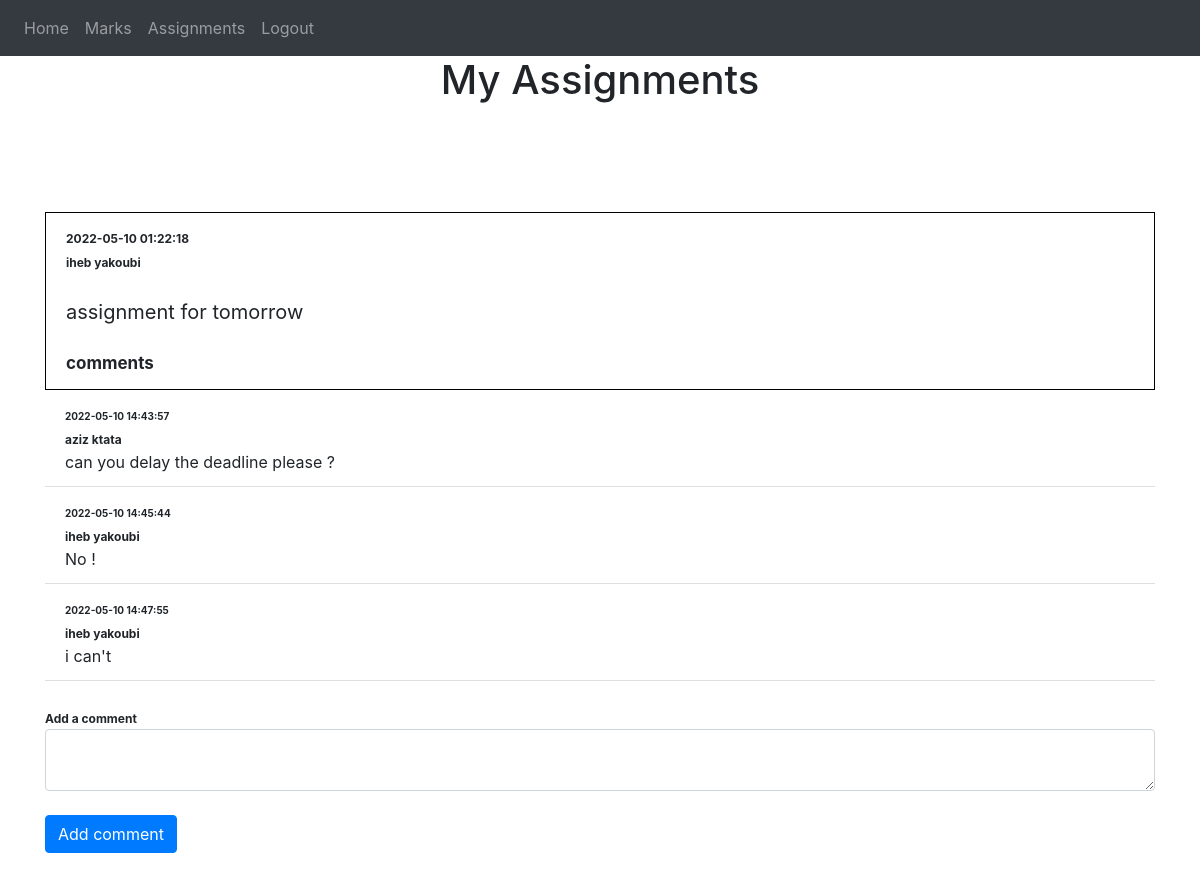
/todoStudent (signed in), run on an earlier commit of the app's database.
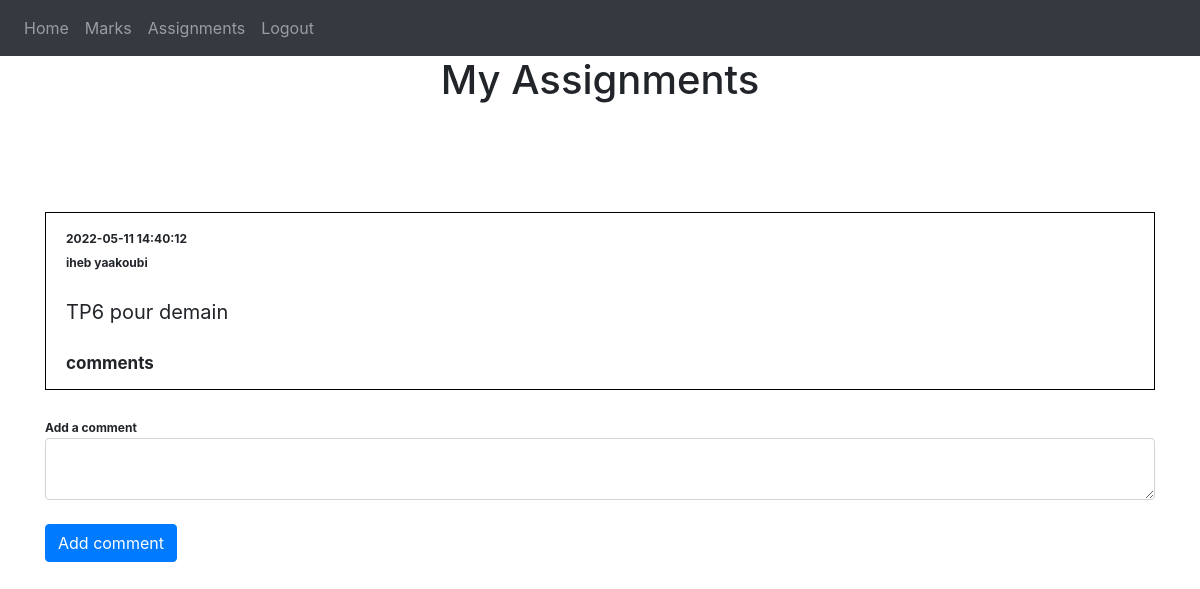
And on a later commit of the database.
### website/models.py (models this page shows)
class Todo(db.Model):
    id = db.Column(db.Integer, primary_key=True)
    data = db.Column(db.String(10000))
    date = db.Column(db.DateTime(timezone=True), default=func.now())
    username = db.Column(db.String(300))
    comments = db.relationship('CommentTodo')
    matiere = db.Column(db.String(300))
    user_id = db.Column(db.Integer, db.ForeignKey('user.id'))

class CommentTodo(db.Model):
    id = db.Column(db.Integer, primary_key=True)
    data = db.Column(db.String(10000))
    date = db.Column(db.DateTime(timezone=True), default=func.now())
    username = db.Column(db.String(300))
    todo_id = db.Column(db.Integer, db.ForeignKey('todo.id'))

### website/views.py (the view)
@views.route('/todoStudent', methods=['GET'])
@login_required
def todoStudent():
    return render_template("todoStudent.html", user=current_user)

### website/__init__.py (called while the page is built)
def create_app():
    app = Flask(__name__)
    app.config['SECRET_KEY'] = 'sesamesecretappkey'
    app.config['SQLALCHEMY_DATABASE_URI'] = f'sqlite:///{DB_NAME}'
    db.init_app(app)
    from .views import views
    from .auth import auth
    app.register_blueprint(views, url_prefix='/')
    app.register_blueprint(auth, url_prefix='/')
    from .models import User, Note ,Comment
    create_database(app)
    login_manager = LoginManager()
    login_manager.login_view = 'auth.login'
    login_manager.init_app(app)
    @login_manager.user_loader
    def load_user(id):
        return User.query.get(int(id))
    return app

### website/templates/todoStudent.html (shortened to what this page needs)
{% extends "base.html" %} {% block title %}Home{% endblock %} {% block content
    %}
    <h1 align="center">My Assignments</h1>
    <ul class="list-group list-group-flush" id="notes" style="margin-bottom: 100px;">
      {% for todo in user.todo %}
      <li class="list-group-item" style="margin-top: 100px; border:1px solid black;">
        <span  align="right" style="font-weight:bold; font-size:12px">{{todo.date}}</span><br/>
        <span style="font-weight:bold; font-size:12px">{{todo.username}}</span><br/>
        <br/>
        <span style="font-size:20px">{{ todo.data }}</span>
        <br/> <br/>
          <span style="font-size:17px ; font-weight:bold">comments</span>
          {% for comment in todo.comments %}
          <li class="list-group-item">
            <span style="font-weight:bold; font-size:10px">{{comment.date}}</span><br/>
            <span style="font-weight:bold; font-size:12px">{{comment.username}}</span><br/>
            {{ comment.data }}
          {% endfor %}
        </li>
        <div>
          <br/>
          <form method="post" action="http://127.0.0.1:5000/commentTodo/{{todo.id}}">
            <span style="font-size:12px ; font-weight:bold">Add a comment</span>
            <textarea name="comment" id="comment" class="form-control"></textarea>
            <br/>
            <button type="submit" class="btn btn-primary">Add comment</button>
          </form>
        </div>
      </li>
      {% endfor %}
    </ul>
    {% endblock %}

What changed in the data, as far as the page shows it:
removed CommentTodo: date "2022-05-10 14:43:57", username "aziz ktata", data "can you delay the deadline please ?"
removed CommentTodo: date "2022-05-10 14:45:44", username "iheb yakoubi", data "No !"
removed CommentTodo: date "2022-05-10 14:47:55", username "iheb yakoubi", data "i can't"
changed Todo: date "2022-05-10 01:22:18" → "2022-05-11 14:40:12"; username "iheb yakoubi" → "iheb yaakoubi"; data "assignment for tomorrow" → "TP6 pour demain"
